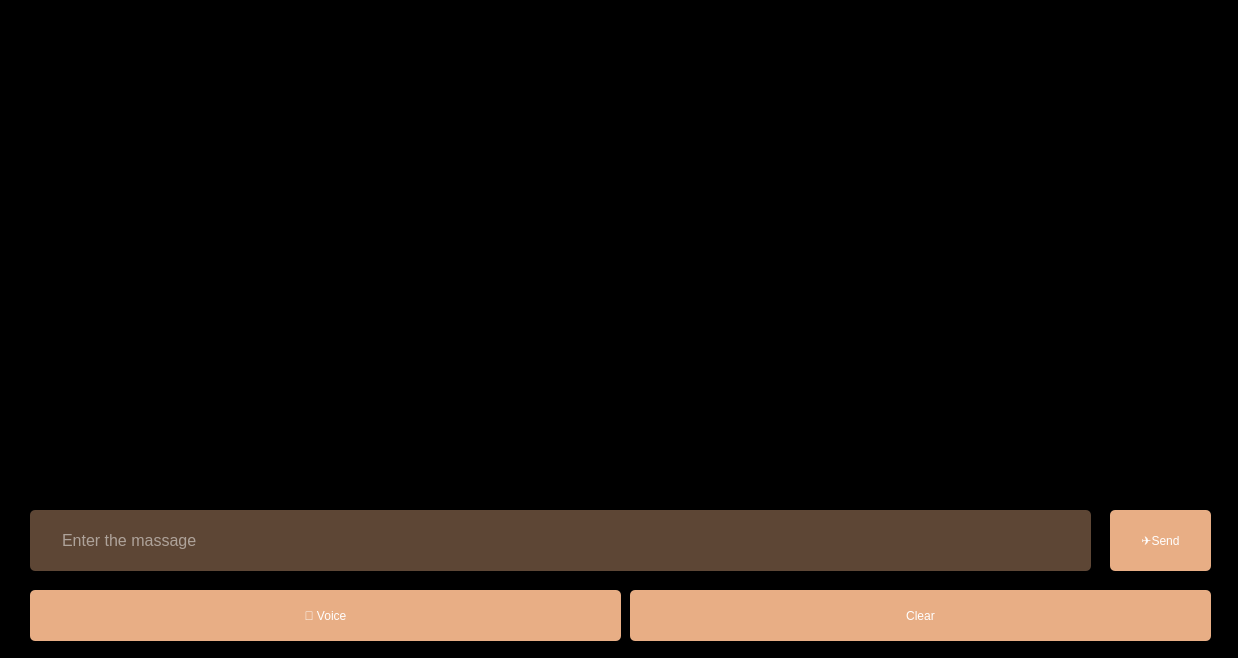
<?xml version="1.0" encoding="UTF-8"?>
<ui version="4.0">
 <class>Form</class>
 <widget class="QWidget" name="Form">
  <property name="geometry">
   <rect>
    <x>0</x>
    <y>0</y>
    <width>1238</width>
    <height>658</height>
   </rect>
  </property>
  <property name="windowTitle">
   <string>Form</string>
  </property>
  <property name="styleSheet">
   <string notr="true">background-color: rgb(0, 0, 0);</string>
  </property>
  <widget class="QPushButton" name="send_button">
   <property name="geometry">
    <rect>
     <x>1110</x>
     <y>510</y>
     <width>101</width>
     <height>61</height>
    </rect>
   </property>
   <property name="cursor">
    <cursorShape>PointingHandCursor</cursorShape>
   </property>
   <property name="styleSheet">
    <string notr="true">


QPushButton {
               width: 100%;
            padding: 10px;
            border: none;
			color: rgb(255, 255, 255);
			background-color: rgb(232, 174, 133);
            border-radius: 5px;
			font: 81 16pt &quot;Tajawal ExtraBold&quot;;
            }
QPushButton:hover {
background-color: rgb(190, 141, 109);

            }
</string>
   </property>
   <property name="text">
    <string>✈️Send</string>
   </property>
  </widget>
  <widget class="QLineEdit" name="text_input">
   <property name="geometry">
    <rect>
     <x>30</x>
     <y>500</y>
     <width>1061</width>
     <height>81</height>
    </rect>
   </property>
   <property name="font">
    <font>
     <pointsize>-1</pointsize>
    </font>
   </property>
   <property name="styleSheet">
    <string notr="true">QLineEdit{   
  			width: 100%;
            padding: 10px 30px 10px 30px;
			margin: 10px 0;
            border: none;
            border-radius: 5px;
            outline: none;
            font-size: 16px;
			color: rgb(255, 255, 255);
			background-color: rgba(232, 174, 133,0.4);
}
QLineEdit:focus {
                border: 2px solid rgb(232, 174, 133);
            }


</string>
   </property>
   <property name="placeholderText">
    <string>Enter the massage</string>
   </property>
  </widget>
  <widget class="QPushButton" name="voice_button">
   <property name="geometry">
    <rect>
     <x>30</x>
     <y>590</y>
     <width>591</width>
     <height>51</height>
    </rect>
   </property>
   <property name="cursor">
    <cursorShape>PointingHandCursor</cursorShape>
   </property>
   <property name="styleSheet">
    <string notr="true">


QPushButton {
               width: 100%;
            padding: 10px;
            border: none;
			color: rgb(255, 255, 255);
			background-color: rgb(232, 174, 133);
            border-radius: 5px;
			font: 81 16pt &quot;Tajawal ExtraBold&quot;;
            }
QPushButton:hover {
background-color: rgb(190, 141, 109);

            }
</string>
   </property>
   <property name="text">
    <string>🎤 Voice</string>
   </property>
  </widget>
  <widget class="QPushButton" name="clear_button">
   <property name="geometry">
    <rect>
     <x>630</x>
     <y>590</y>
     <width>581</width>
     <height>51</height>
    </rect>
   </property>
   <property name="cursor">
    <cursorShape>PointingHandCursor</cursorShape>
   </property>
   <property name="styleSheet">
    <string notr="true">


QPushButton {
               width: 100%;
            padding: 10px;
            border: none;
			color: rgb(255, 255, 255);
			background-color: rgb(232, 174, 133);
            border-radius: 5px;
			font: 81 16pt &quot;Tajawal ExtraBold&quot;;
            }
QPushButton:hover {
background-color: rgb(190, 141, 109);

            }
</string>
   </property>
   <property name="text">
    <string>Clear</string>
   </property>
  </widget>
  <widget class="QScrollArea" name="chat_display">
   <property name="geometry">
    <rect>
     <x>30</x>
     <y>50</y>
     <width>1181</width>
     <height>441</height>
    </rect>
   </property>
   <property name="widgetResizable">
    <bool>true</bool>
   </property>
   <widget class="QWidget" name="scrollAreaWidgetContents">
    <property name="geometry">
     <rect>
      <x>0</x>
      <y>0</y>
      <width>1179</width>
      <height>439</height>
     </rect>
    </property>
   </widget>
  </widget>
  <widget class="QPushButton" name="output_button">
   <property name="geometry">
    <rect>
     <x>10</x>
     <y>10</y>
     <width>31</width>
     <height>31</height>
    </rect>
   </property>
   <property name="cursor">
    <cursorShape>PointingHandCursor</cursorShape>
   </property>
   <property name="styleSheet">
    <string notr="true">
QPushButton {
            width: 30px;
			height:30px;
            border: none;
           border-radius: 15px;
	background-color: none;
  }
QPushButton:hover {
background-color: rgba(232, 174, 133,0.8);
}
</string>
   </property>
   <property name="text">
    <string/>
   </property>
   <property name="icon">
    <iconset>
     <normaloff>image/back_img.png</normaloff>image/back_img.png</iconset>
   </property>
  </widget>
  <widget class="QPushButton" name="ExitButton">
   <property name="geometry">
    <rect>
     <x>1190</x>
     <y>10</y>
     <width>31</width>
     <height>31</height>
    </rect>
   </property>
   <property name="cursor">
    <cursorShape>PointingHandCursor</cursorShape>
   </property>
   <property name="styleSheet">
    <string notr="true">QPushButton{
            width: 30px;
			height:30px;
            border: none;
			background-color: transparent; 
           border-radius: 15px;
}
QPushButton:hover {
background-color: rgba(232, 174, 133,0.8);
}
</string>
   </property>
   <property name="text">
    <string/>
   </property>
   <property name="icon">
    <iconset>
     <normaloff>image/no.png</normaloff>image/no.png</iconset>
   </property>
   <property name="iconSize">
    <size>
     <width>30</width>
     <height>30</height>
    </size>
   </property>
  </widget>
 </widget>
 <resources/>
 <connections/>
</ui>
